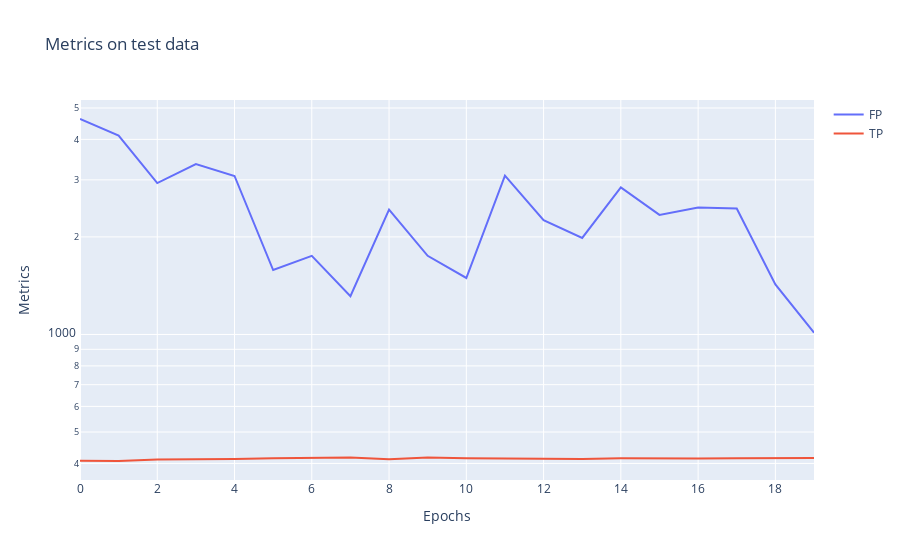

Notebook code cell kept with this figure:
### Code cell
fig = go.Figure()
fig.add_trace(go.Scatter( x=np.arange(epochs), y=val_fp , mode='lines', fill = "none", name = "FP" ) )
fig.add_trace(go.Scatter( x=np.arange(epochs), y=val_tp , mode='lines', fill = "none", name = "TP" ) )
fig.update_layout(title="Metrics on test data", xaxis_title="Epochs", yaxis_title="Metrics")
fig.update_yaxes(type="log")
fig.show()

### Figure 1 — Plotly figure (JSON) as saved in the notebook; plotly's stock layout.template omitted (floating-point values rounded to 4 significant figures)
{"data": [{"fill": "none", "mode": "lines", "name": "FP", "type": "scatter", "x": [0, 1, 2, 3, 4, 5, 6, 7, 8, 9, 10, 11, 12, 13, 14, 15, 16, 17, 18, 19], "y": [4623, 4111, 2933, 3358, 3084, 1581, 1748, 1312, 2429, 1749, 1494, 3090, 2253, 1986, 2843, 2339, 2464, 2448, 1428, 1013]}, {"fill": "none", "mode": "lines", "name": "TP", "type": "scatter", "x": [0, 1, 2, 3, 4, 5, 6, 7, 8, 9, 10, 11, 12, 13, 14, 15, 16, 17, 18, 19], "y": [408, 407, 411, 411, 413, 415, 416, 417, 412, 417, 415, 414, 413, 413, 415, 414, 414, 415, 415, 416]}], "layout": {"title": {"text": "Metrics on test data"}, "xaxis": {"title": {"text": "Epochs"}}, "yaxis": {"title": {"text": "Metrics"}, "type": "log"}}}
